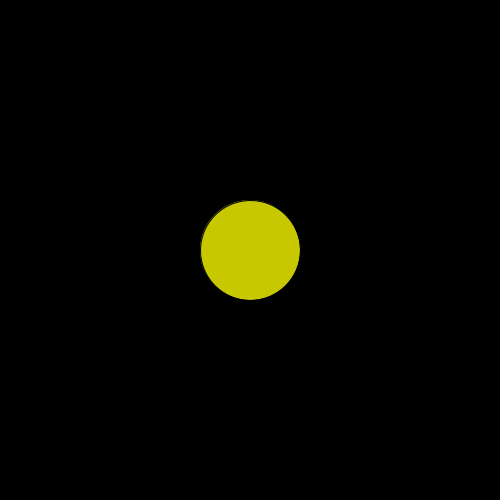
Frame 1 (no input)
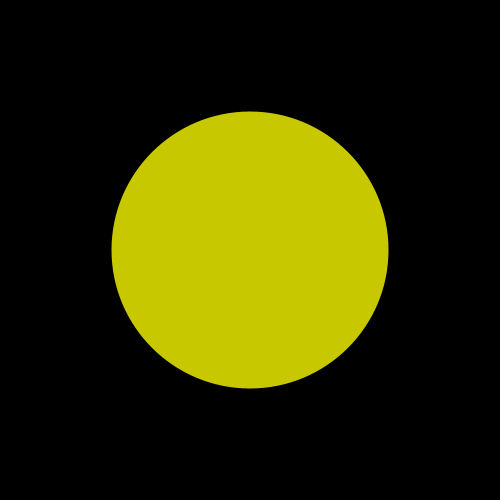
Frame 60 (the mouse pressed at the canvas centre just before this capture)
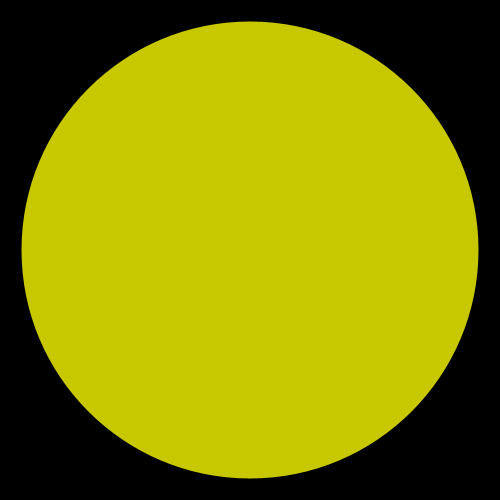
Frame 120 (the mouse held since frame 60 and released just before this capture)

The Processing sketch that drew these frames (run headless with seeded random() and noise(); from frame 60 on, the mouse is pressed at the canvas centre):

// Processing sketch: Different_Levels__Maya_Glickman_
// ── Different_Levels__Maya_Glickman_.pde
int diameter = 100;
boolean growing = true;

void setup() {
  size(500, 500);
}


void draw () {
  background(0);
  fill(200, 200, 0);
  circle(width/2, height/2, diameter);
  if (growing) {
    diameter = diameter + 3; //can also do diam++ (also works with subtraction diam--)
    noStroke();
    fill (255);
    if (diameter >= width) {
      growing  = false;
    }
  } else {
    diameter--;
    if (diameter <= 0) {
      growing = true;
    }
  }
  println(diameter);
}

/* if (diameter > 500) {
 diameter = 0;}*/
 
